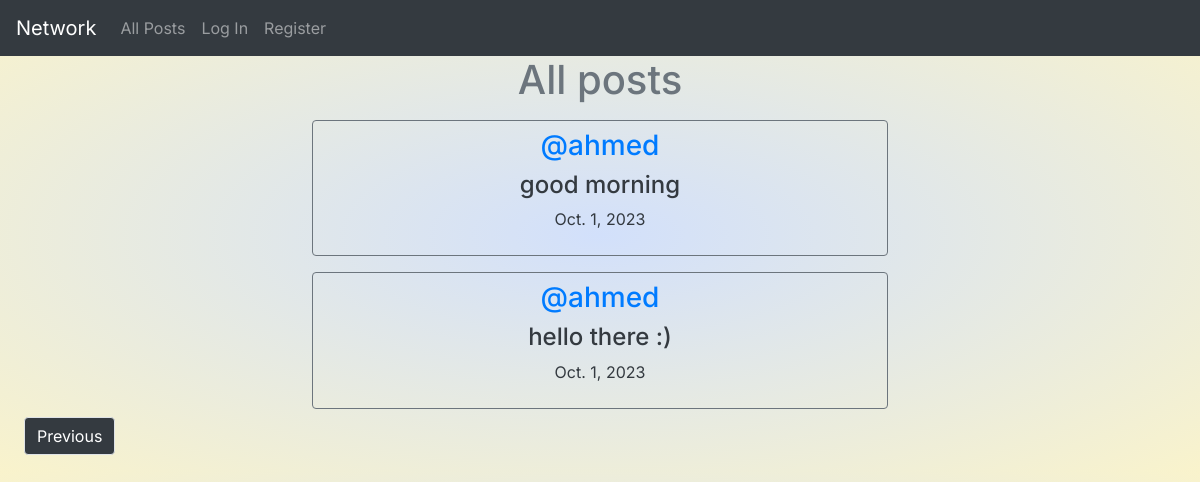
Screenshot of /?page=2 with the database file from the repository.
### network/models.py (models this page shows, shortened)
class Post(models.Model):
    content = models.CharField(max_length=150)
    user = models.ForeignKey(User,on_delete=models.CASCADE,related_name="user")
    date = models.DateField(auto_now_add=True)

class User(AbstractUser):
    pass

### network/views.py (the view)
# urls.py: path("", views.index, name="index"),
def index(request):
    all_posts = Post.objects.all().order_by("id").reverse()
    paginator  = Paginator (all_posts , 10)
    page_num = request.GET.get('page')
    post_page = paginator.get_page(page_num)
    likes = Like.objects.all()
    person_you_liked = []
    try:
        for l in likes:
            if (l.user.id == request.user.id) :
                person_you_liked.append(l.post.id)
    except:
        person_you_liked = []
    return render(request, "network/index.html",{
        "all_posts":all_posts,
        "post_page":post_page,
        "person_you_liked":person_you_liked
    })

### network/templates/network/index.html (shortened to what this page needs)
{% extends "network/layout.html" %}
{% block body %}
<h1 class="text-secondary text-center ">All posts</h1>
<div class="mt-2 ml-4 mr-4">
  {% for p in post_page %}
  <div class="d-flex justify-content-center align-items-center">
    <div class="border border-secondary rounded p-2 m-2 text-dark text-center col-6 ">
      <h3><a href="{% url 'profile' user_id=p.user.id %}">@{{p.user}}</a></h3>
      <h4 id="content_{{ p.id }}">{{p.content}}</h4>
      <p>{{p.date}}</p>
    </div>
  </div>
  {% endfor %}
  <nav aria-label="Page navigation example">
    <ul class="pagination">
      {% if post_page.has_previous%}
      <li class="page-item"><a class="page-link" href="?page={{post_page.previous_page_number}}">Previous</a></li>
      {% endif %}
    </ul>
  </nav>
</div>
{% endblock %}

### network/static/network/styles.css (style rules this page uses)
body { background-image:radial-gradient( #D2E0FB , #F9F3CC); font-family: inter , sans-serif; }
.page-item a { background-color: #343a40; color: #fff; }

### rows the page displays
Post: user "ahmed", content "good morning", date "Oct. 1, 2023"
Post: user "ahmed", content "hello there :)", date "Oct. 1, 2023"
